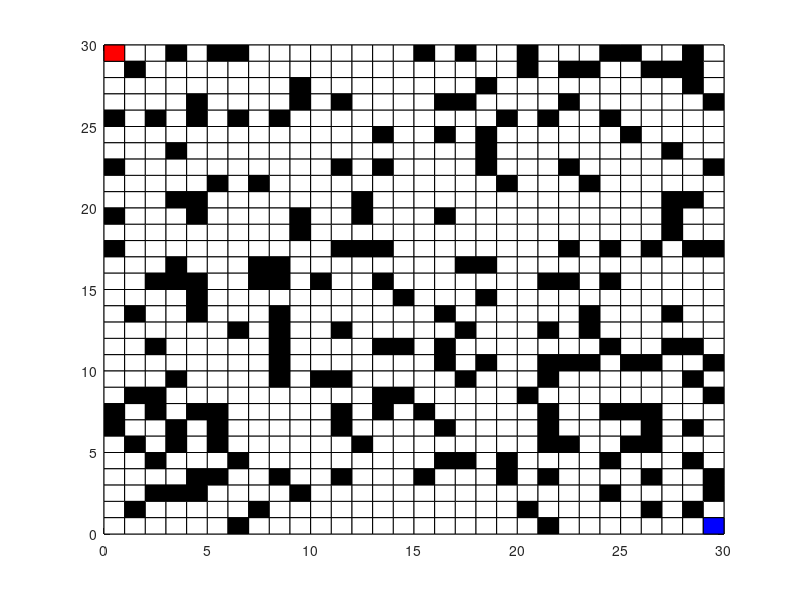

Recreate this plot in MATLAB.
clear
clc
 
%% 以"Probability"的概率生成m×n的栅格图障碍物环境
Probability=0.2; % 设置障碍区概率(可自行更改)
m=30;n=30;       % 设置地图的大小(可自行更改)
 
R=rand(m,n);   % 初始化一个m×n的[0,1]之间随机矩阵，用来生成矩阵G
G=zeros(m,n);  % 初始化一个m×n的零矩阵，后续用来存储地图
for i=1:m
    for j=1:n
        if R(i,j)<=0.2
            G(i,j)=1;  % 1表示障碍物
        else
            G(i,j)=0;  % 0表示无障碍
        end
    end
end
 
% 规定起点和终点(可自行更改)
G(1,1)=0;
G(m,n)=0; 
 
%% 画栅格地图
figure;
axis([0,m,0,n]);
for i=1:m
    for j=1:n
 
        % 计算小方框的四个顶点的横、纵坐标
        x1=j-1;y1=n-i;
        x2=j;y2=n-i;
        x3=j;y3=n-i+1;
        x4=j-1;y4=n-i+1;
 
        % 绘制栅格图
        if G(i,j)==1
            fill([x1,x2,x3,x4],[y1,y2,y3,y4],[0,0,0]);
            hold on
        else
            fill([x1,x2,x3,x4],[y1,y2,y3,y4],[1,1,1]);
            hold on
        end
    end
end
 
% 画起点图标(可自行更改)
fill([0,1,1,0],[n-1,n-1,n,n],[1,0,0]);
% 画终点图标(可自行更改)
fill([m-1,m,m,m-1],[0,0,1,1],[0,0,1]);